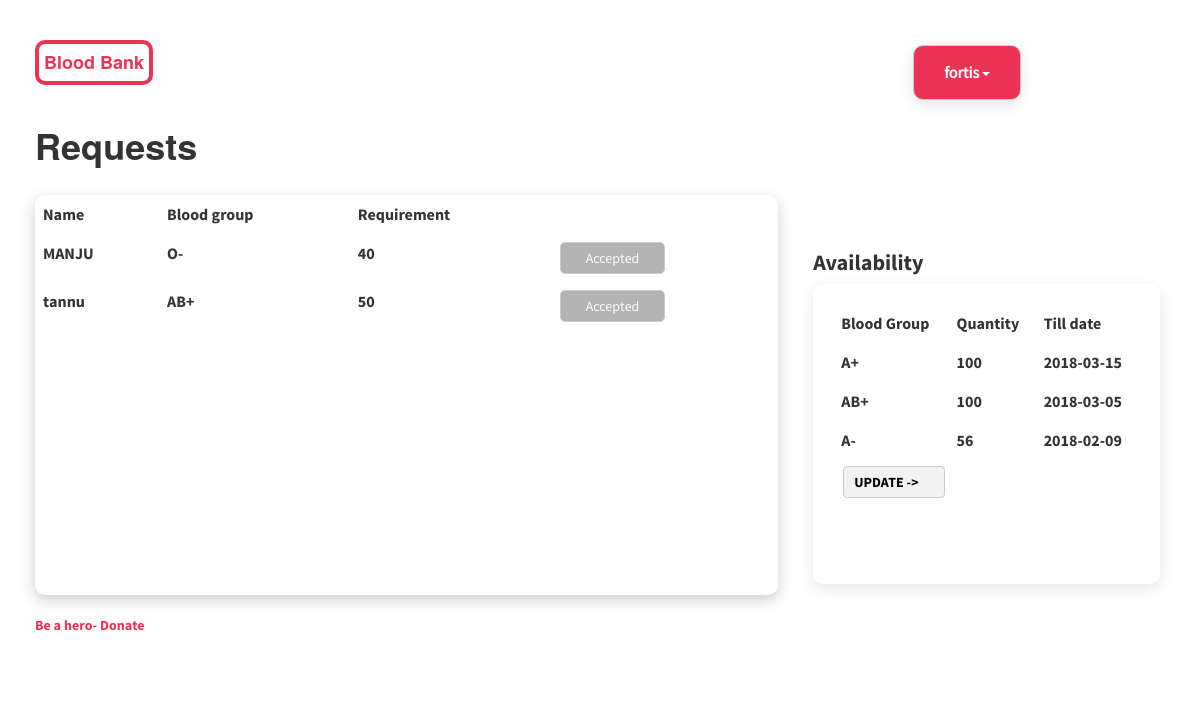
/hospital.php (signed in), run on the app's committed database.
### tables this page shows
CREATE TABLE `users` (
  `user_id` int(10) NOT NULL,
  `name` varchar(10) NOT NULL,
  `email` varchar(20) NOT NULL,
  `password` varchar(20) NOT NULL,
  `gender` varchar(10) NOT NULL,
  `bloodgrp` varchar(10) NOT NULL,
  `date_of_birth` date NOT NULL
);

CREATE TABLE `user_request` (
  `hospital_id` int(11) NOT NULL,
  `user_id` int(50) NOT NULL,
  `No_of_units` int(100) NOT NULL,
  `bldgrp` varchar(20) NOT NULL,
  `status` varchar(100) NOT NULL DEFAULT '0',
  `id` int(11) NOT NULL
);

CREATE TABLE `available_blood` (
  `id` int(20) NOT NULL,
  `bldgrp` varchar(50) NOT NULL,
  `quantity` int(20) NOT NULL,
  `hospital_id` int(20) NOT NULL,
  `date` date NOT NULL
);

### hospital.php (the view, shortened to what this page needs)
<?php
  require_once('database.php');
?>
<!DOCTYPE html>
<html lang="en">
<head>
  <link rel="stylesheet" href="https://maxcdn.bootstrapcdn.com/bootstrap/3.3.7/css/bootstrap.min.css">
</head>
<body>
  <div class="container">
       <div class="row">
             <div class="col-sm-8">
                  <a href="C:\xampp\htdocs\blood project\index.html"><button type="button" class="btn btn-default blood "><b>Blood Bank</b></button></a>
                  <br>
                  <br>
                  <h1><b>Requests</b></h1>
                  <br>
                  <div class="request_div">
                    <div class="table-responsive">
    <table class="table">
    <thead>
      <tr class="first_col">
        <th>Name</th>
        <th>Blood group</th>
        <th>Requirement</th>
      </tr>
    </thead>
    <tbody>
<?php
      $dataRow = "";
      $hospital_id = $_SESSION['hospital_id'];
      $query = "select user_request.*,users.name from user_request inner join users on users.user_id = user_request.user_id where user_request.hospital_id=$hospital_id";
      $query_run = mysqli_query($con,$query);
      while($row2 = mysqli_fetch_array($query_run))
    {
          $status_value = $row2[4];
          $button_text = "Assign";
          if($status_value == 1){
            $button_text = "Accepted";
          }
          $button = "<td><button type=\"submit\" name=\"assign\" class=\"btn btn-default assign\">$button_text</button></td>";
         $dataRow = $dataRow."<tr><form action=\"assign.php\" method=\"post\"><td>$row2[6]</td>
         <input type=\"hidden\" name=\"id\" value=$row2[5]>
          <input type=\"hidden\" name=\"status\" value=$row2[4]>
                    <td>$row2[3]</td><td>$row2[2]</td>$button</form></tr>";
    }
     echo $dataRow;
 ?>
    </tbody>
  </table>
</div>
</div>
        <br>
        <p>Be a hero- Donate</p>
</div>
      <div class="col-sm-4">
           <div class="dropdown ">
               <button type="button"  class="btn btn-default dropdown-toggle hospital_name " data-toggle="dropdown"><b>
              <?php
              echo $_SESSION['hospitalname'];
              ?>
              </b><span class="caret"></span></button>
      </div>
     <h3>Availability</h3>
      <div class="available_blood_div ">
            <table class="table ">
              <thead>
      <tr class="first_col">
        <th>Blood Group</th>
        <th>Quantity</th>
        <th>Till date</th>
      </tr>
    </thead>
<tbody>
<?php
      $data = "";
       $hospital_id =$_SESSION['hospital_id'];
      $q = "select * from available_blood where hospital_id=$hospital_id";
      $sql = mysqli_query($con,$q);
      while($row = mysqli_fetch_array($sql))
      {
        $data = $data."<tr>
         <input type=\"hidden\" name=\"hospital_id\" value=$row[3]>
                <td> $row[1] </td>
                <td> $row[2] </td>
                <td> $row[4] </td>
              </tr>";
      }
      echo $data;
 ?>
  </tbody>
</table>
 <a href="addblood.php"><button type="button" class="btn btn-default update">UPDATE -></button></a>
   </div>
 </div>
</div>
</div>
</body>
</html>

### hospital.php (style rules this page uses)
.container { padding: 40px 20px; }
.col-sm-4 { padding: 5px 20px; }
.blood { border:4px solid #EC3356; padding: 5px 5px; color:#EC3356; border-radius: 10px; background-color: #fff; font-size: 18px; font-weight: 2; }
.hospital_name { padding: 15px 30px; color: #fff; background-color:#EC3356; border-radius: 10px; margin-left: 100px; font-size: 16px; box-shadow: 0px 5px 15px 0px rgba(0,0,0,0.1); font-family:blood-regular; }
.dropdown { position: relative; display: block; }
.request_div { border-radius: 10px; overflow: scroll; width: 100%; height: 400px; box-shadow: 0px 5px 15px 0px rgba(0,0,0,0.2); }
th, td { font-family: blood-bold; font-size: 16px; text-align: left; border-top: none !important; border-bottom: none !important; }
.assign { padding: 5px 25px; color: #fff; background-color:#b3b3b3; border-radius: 5px; font-size: 14px; font-family:blood-regular; }
h3 { margin-top: 150px; font-size: 22px; font-family: blood-bold; }
.available_blood_div { border-radius: 10px; padding: 20px 20px; width: 100%; height: 300px; box-shadow: 0px 5px 15px 0px rgba(0,0,0,0.1); }
.update { padding: 5px 25px 5px 10px; color: #000; background-color: #f2f2f2; font-size: 14px; font-family:blood-bold; margin-top: -20px; margin-left: 10px; }
p { color: #EC3356; font-family: blood-bold; font-size: 14px; }

### data on the page
users: name "MANJU"
user_request: bldgrp "O-", No_of_units "40", status "Accepted"
users: name "tannu"
user_request: bldgrp "AB+", No_of_units "50", status "Accepted"
available_blood: bldgrp "A+", quantity "100", date "2018-03-15"
available_blood: bldgrp "AB+", quantity "100", date "2018-03-05"
available_blood: bldgrp "A-", quantity "56", date "2018-02-09"

### other printed values
$_SESSION['hospitalname'] "fortis"
